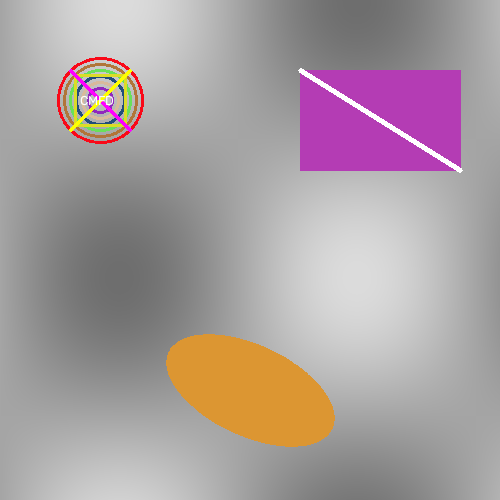
#> input picture samples/authentic.png, 500 x 500 px
$ python -i preprocessing.py   (imports and definitions only)
#> lines starting #> are read from the running program, lines starting #| are printed output that depends on the picture
"""Image preprocessing and validation module for Copy-Move Forgery Detection."""

from __future__ import annotations

import os
from dataclasses import dataclass
from pathlib import Path
from typing import Union

import cv2
import numpy as np
from PIL import Image

# Safety limits for memory and performance
MAX_ALLOWED_DIMENSION = 2048
MAX_ALLOWED_PIXELS = 10_000_000  # ~10 Megapixels
MIN_ALLOWED_DIMENSION = 32


@dataclass
class PreprocessedImage:
    """Container holding both display-ready RGB and algorithm-ready grayscale images."""

    original_rgb: np.ndarray  # HxWx3 uint8 in RGB format for visualization
    gray: np.ndarray          # HxW uint8 grayscale for feature extraction
    original_shape: tuple[int, int]  # (height, width) before any resizing
    is_resized: bool
    scale_factor: float


def to_grayscale(image: np.ndarray) -> np.ndarray:
    """Convert an image to a single-channel 8-bit grayscale array.

    Parameters
    ----------
    image : np.ndarray
        Input image array. Can be 2D (grayscale), 3-channel (RGB or BGR),
        or 4-channel (RGBA).

    Returns
    -------
    np.ndarray
        Grayscale uint8 image of shape (H, W).
    """
    if not isinstance(image, np.ndarray):
        raise TypeError(f"Expected numpy.ndarray, got {type(image).__name__}")

    if image.size == 0:
        raise ValueError("Cannot convert empty image array to grayscale.")

    # Convert to uint8 if float
    if np.issubdtype(image.dtype, np.floating):
        if image.max() <= 1.0:
            image = (image * 255.0).clip(0, 255).astype(np.uint8)
        else:
            image = image.clip(0, 255).astype(np.uint8)
    elif image.dtype != np.uint8:
        image = image.astype(np.uint8)

    if image.ndim == 2:
        return image.copy()

    if image.ndim == 3:
        channels = image.shape[2]
        if channels == 1:
            return image[:, :, 0].copy()
        if channels == 3:
            # Assumes input is RGB
            return cv2.cvtColor(image, cv2.COLOR_RGB2GRAY)
        if channels == 4:
            # RGBA to RGB then Gray
            rgb = cv2.cvtColor(image, cv2.COLOR_RGBA2RGB)
            return cv2.cvtColor(rgb, cv2.COLOR_RGB2GRAY)

    raise ValueError(f"Unsupported image array shape for grayscale conversion: {image.shape}")


# [130 lines left out: functions _load_image_from_path, preprocess_image, not called in this run]

>>> import cv2
>>> picture = cv2.cvtColor(cv2.imread('../samples/authentic.png'), cv2.COLOR_BGR2RGB)
>>> result = to_grayscale(picture)
#> in to_grayscale, `return cv2.cvtColor(image, cv2.COLOR_RGB2GRAY)`:
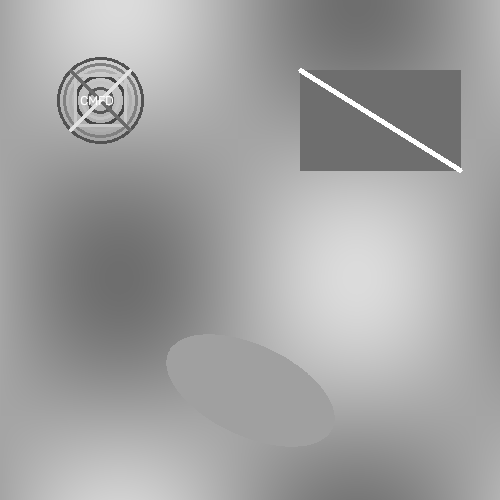
#> returned value: shape (500, 500); min 70, max 255, mean 161.2

$ run again, on samples/forged.png
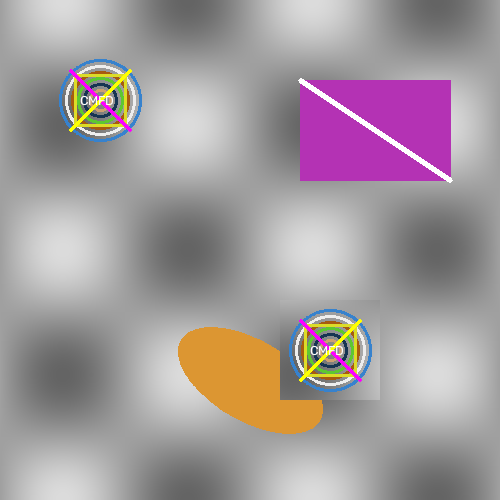
#> input picture samples/forged.png, 500 x 500 px
#> in to_grayscale, `return cv2.cvtColor(image, cv2.COLOR_RGB2GRAY)`:
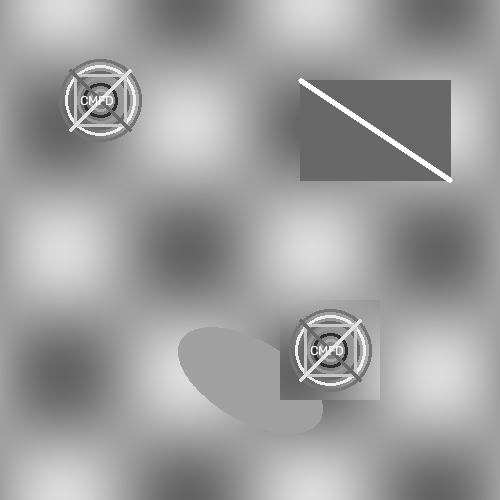
#> returned value: shape (500, 500); min 46, max 255, mean 157.3
